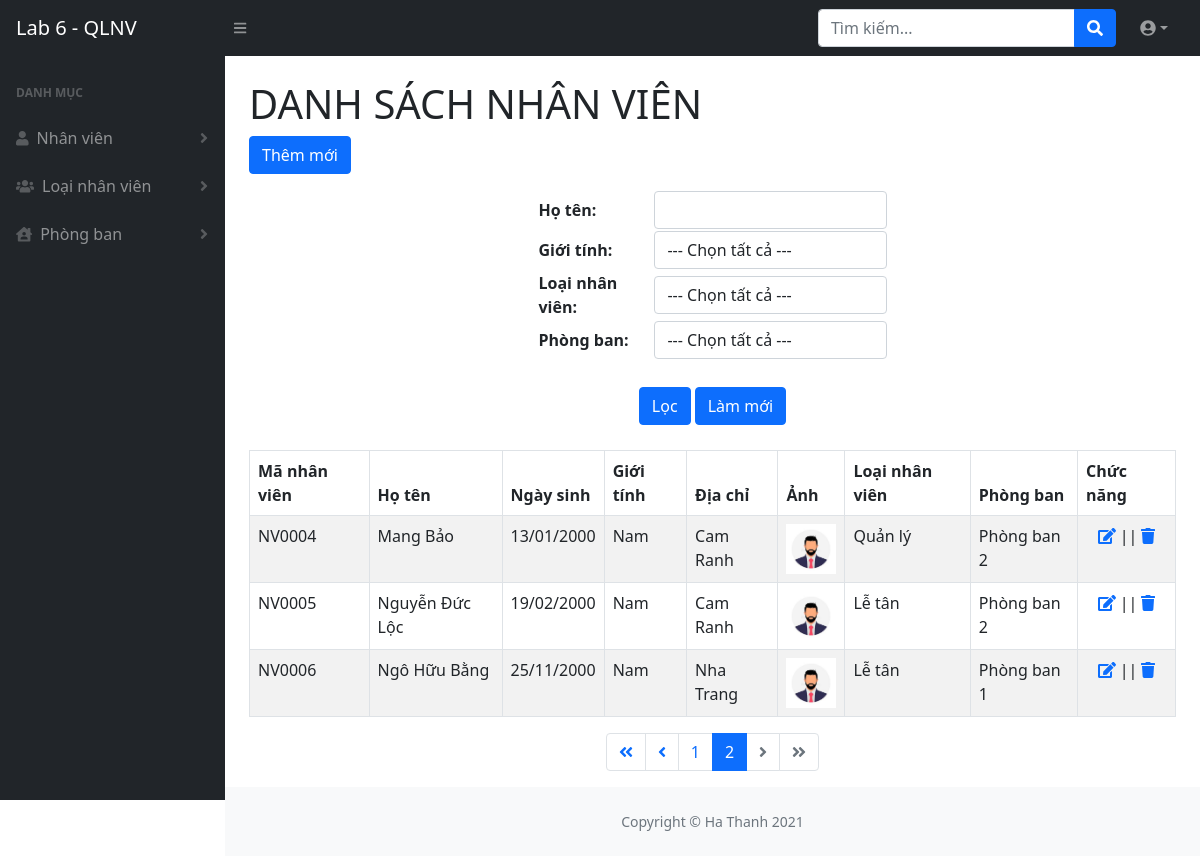
/dsNhanVien.php?page=2 (signed in), run on the app's committed database.
### tables this page shows
CREATE TABLE `nhanvien` (
  `MANV` varchar(10) NOT NULL,
  `HO` varchar(50) NOT NULL,
  `TEN` varchar(30) NOT NULL,
  `NGAYSINH` date NOT NULL,
  `GIOITINH` tinyint(4) NOT NULL,
  `DIACHI` varchar(50) NOT NULL,
  `ANH` varchar(250) NOT NULL,
  `MALOAINV` varchar(20) NOT NULL,
  `MAPHONG` varchar(20) NOT NULL
);

CREATE TABLE `loainv` (
  `MALOAINV` varchar(20) NOT NULL,
  `TENLOAINV` varchar(50) NOT NULL
);

CREATE TABLE `phongban` (
  `MAPHONG` varchar(20) NOT NULL,
  `TENPHONG` varchar(50) NOT NULL
);

### dsNhanVien.php (the view, shortened to what this page needs)
<?php
if (isset($_SESSION['user'])) {
    require("connect.php");
    $rowsPerPage = 3;
    $searchHoTen = "";
    $searchGT = "";
    $strSQL = "SELECT nv.*, lnv.TENLOAINV, pb.TENPHONG
                FROM nhanvien nv, phongban pb, loainv lnv
                WHERE 1=1 AND nv.MALOAINV = lnv.MALOAINV AND nv.MAPHONG = pb.MAPHONG";
    $result = mysqli_query($dbc, $strSQL);
    $numRows = mysqli_num_rows($result);
    $maxPage = ceil($numRows / $rowsPerPage);
    $offset = ($_GET['page'] - 1) * $rowsPerPage;
    $strSQLPaginate = $strSQL . " LIMIT $offset, $rowsPerPage";
    $result = mysqli_query($dbc, $strSQLPaginate);
} else {
    header("location: login.php");
}
?>
<!DOCTYPE html>
<html lang="en">
<head>
    <?php include "partials/head.php"; ?>
</head>
<body class="sb-nav-fixed">
    <?php include "partials/header.php" ?>
    <div id="layoutSidenav">
        <?php include "partials/menu.php" ?>
        <div id="layoutSidenav_content">
            <main>
                <div class="container-fluid px-4">
                    <h1 class="mt-4">DANH SÁCH NHÂN VIÊN</h1>
                    <button onclick="window.location.href='themNhanVien.php'" class="btn btn-primary mb-3">Thêm mới</button>
                    <form action="" method="GET">
                        <table style="margin: auto; width:350px;">
                            <tr>
                                <td><b>Họ tên: </b></td>
                                <td><input type="text" name="hoTen" class="form-control" value="<?php echo $searchHoTen; ?>"></td>
                            </tr>
                            <tr>
                                <td><b>Giới tính: </b></td>
                                <td>
                                    <select name="gioiTinh" class="form-control">
                                        <option value='' <?php if ($searchGT == '') echo 'selected'?>>--- Chọn tất cả ---</option>
                                    </select>
                                </td>
                            </tr>
                            <tr>
                                <td><b>Loại nhân viên: </b></td>
                                <td>
                                    <select name="loainv" class="form-control">
                                        <option value="">--- Chọn tất cả ---</option>
                                    </select>
                                </td>
                            </tr>
                            <tr>
                                <td><b>Phòng ban: </b></td>
                                <td>
                                    <select name="phongBan" class="form-control">
                                        <option value="">--- Chọn tất cả ---</option>
                                    </select>
                                </td>
                            </tr>
                            <tr>
                                <td colspan="2"><br></td>
                            </tr>
                            <tr>
                                <td colspan="2" align="center">
                                    <input type="submit" value="Lọc" class="btn btn-primary" name="searchBtn" />
                                    <a href="dsNhanVien.php" class="btn btn-primary">Làm mới</a>
                                </td>
                            </tr>
                        </table>
                    </form>
                    <br>
                    <table class="table table-striped table-hover table-bordered">
                        <thead>
                            <tr>
                                <th>Mã nhân viên</th>
                                <th>Họ tên</th>
                                <th>Ngày sinh</th>
                                <th>Giới tính</th>
                                <th>Địa chỉ</th>
                                <th>Ảnh</th>
                                <th>Loại nhân viên</th>
                                <th>Phòng ban</th>
                                <th>Chức năng</th>
                            </tr>
                        </thead>
                        <tbody>
                            <?php
                            if (mysqli_num_rows($result) == 0) {
                                echo "<tr>";
                                echo "<td colspan='9' style='text-align:center'>Chưa có nhân viên nào</td>";
                                echo "</tr>";
                            } else {
                                while ($row = mysqli_fetch_array($result)) {
                                    echo "<tr>";
                                    echo "<td>$row[0]</td>";
                                    echo "<td>$row[1] $row[2]</td>";
                                    $date = date_create($row[3]);
                                    $ngaySinh = date_format($date, "d/m/Y");
                                    echo "<td>$ngaySinh</td>";
                                    $gt = $row[4] == 1 ? "Nam" : "Nữ";
                                    echo "<td>$gt</td>";
                                    echo "<td>$row[5]</td>";
                                    echo "<td>
                                                <img src='images/$row[6]' height='50' width='50' alt='$row[1] $row[2]'>
                                            </td>";
                                    echo "<td>" . $row['TENLOAINV'] . "</td>";
                                    echo "<td>" . $row['TENPHONG'] . "</td>";
                                    echo "<td style='text-align: center'>
                                                <a href='suaNhanvien.php?maNV=$row[0]'><i class='fas fa-edit'></i></a> ||
                                                <a href='' data-id='$row[0]'
                                                data-bs-toggle='modal' data-bs-target='#deleteNhanVienModal'>
                                                    <i class='fas fa-trash'></i>
                                                </a>
                                            </td>";
                                    echo "</tr>";
                                }
                            }
                            ?>
                        </tbody>
                    </table>
                    <div>
                        <ul class="pagination" style="justify-content: center">
                            <?php
                            $qr = $_SERVER['QUERY_STRING'];
                            function xuLyQuery($qr, $str)
                            {
                                if ($qr == "") {
                                    return $str;
                                } else if (!is_bool(strpos($qr, 'page='))) {
                                    $start = strpos($qr, 'page');
                                    $needlToReplace = substr($qr, $start);
                                    return str_replace($needlToReplace, $str, $qr);
                                } else {
                                    return $qr . '&' . $str;
                                }
                            }
                            if ($_GET['page'] == 1) {
                                echo "<li class='page-item disabled'>
                                        <span class='page-link'><i class='fas fa-angle-double-left'></i></span>
                                        </li>";
                                echo "<li class='page-item disabled'>
                                        <span class='page-link'><i class='fas fa-angle-left'></i></span>
                                        </li>";
                            } else {
                                $prePage = $_GET['page'] - 1;
                                $first = xuLyQuery($qr, "page=1");
                                $back = xuLyQuery($qr, "page=$prePage");
                                echo "<li class='page-item'>
                                        <a class='page-link' href='?$first'><i class='fas fa-angle-double-left'></i></a>
                                        </li>";
                                echo "<li class='page-item'>
                                        <a class='page-link' href='?$back'><i class='fas fa-angle-left'></i></a>
                                        </li>";
                            }
                            for ($i = 1; $i <= $maxPage; $i++) {
                                $numPage = xuLyQuery($qr, "page=$i");
                                if ($_GET['page'] == $i) {
                                    echo "<li class='page-item active' aria-current='page'>
                                        <span class='page-link'>$i</span>
                                        </li>";
                                } else {
                                    echo "<li class='page-item' aria-current='page'>
                                        <a class='page-link' href='?$numPage'>$i</a>
                                        </li>";
                                }
                            }
                            if ($_GET['page'] == $maxPage) {
                                echo "<li class='page-item disabled'>
                                        <span class='page-link'><i class='fas fa-angle-right'></i></span>
                                        </li>";
                                echo "<li class='page-item disabled'>
                                        <span class='page-link'><i class='fas fa-angle-double-right'></i></span>
                                        </li>";
                            }
                            ?>
                        </ul>
                    </div>
                </div>
            </main>
            <footer class="py-4 bg-light mt-auto">
                <div class="container-fluid px-4">
                    <div class="d-flex align-items-center justify-content-center small">
                        <div class="text-muted">Copyright &copy; Ha Thanh 2021</div>
                    </div>
                </div>
            </footer>
        </div>
    </div>
</body>
</html>

### partials/head.php (shortened to what this page needs)
<link href="https://cdn.jsdelivr.net/npm/simple-datatables@latest/dist/style.css" rel="stylesheet" />
<link href="vendor/css/styles.css" rel="stylesheet" />

### partials/header.php (shortened to what this page needs)
<nav class="sb-topnav navbar navbar-expand navbar-dark bg-dark">
    <a class="navbar-brand ps-3" href="dsNhanVien.php">Lab 6 - QLNV</a>
    <button class="btn btn-link btn-sm order-1 order-lg-0 me-4 me-lg-0" id="sidebarToggle" href="#!"><i class="fas fa-bars"></i></button>
    <form class="d-none d-md-inline-block form-inline ms-auto me-0 me-md-3 my-2 my-md-0">
        <div class="input-group">
            <input class="form-control" type="text" placeholder="Tìm kiếm..." aria-label="Tìm kiếm..." aria-describedby="btnNavbarSearch" />
            <button class="btn btn-primary" id="btnNavbarSearch" type="button"><i class="fas fa-search"></i></button>
        </div>
    </form>
    <ul class="navbar-nav ms-auto ms-md-0 me-3 me-lg-4">
        <li class="nav-item dropdown">
            <a class="nav-link dropdown-toggle" id="navbarDropdown" href="#" role="button" data-bs-toggle="dropdown" aria-expanded="false"><i class="fas fa-user-circle"></i></a>
        </li>
    </ul>
</nav>

### partials/menu.php (shortened to what this page needs)
<div id="layoutSidenav_nav">
    <nav class="sb-sidenav accordion sb-sidenav-dark" id="sidenavAccordion">
        <div class="sb-sidenav-menu">
            <div class="nav">
                <div class="sb-sidenav-menu-heading">Danh mục</div>
                <a class="nav-link collapsed" href="#" data-bs-toggle="collapse" data-bs-target="#nhanvien" aria-expanded="false" aria-controls="collapseLayouts">
                    <div class="sb-nav-link-icon"><i class="fas fa-user"></i></div>
                    Nhân viên
                    <div class="sb-sidenav-collapse-arrow"><i class="fas fa-angle-down"></i></div>
                </a>
                <a class="nav-link collapsed" href="#" data-bs-toggle="collapse" data-bs-target="#loainhanvien" aria-expanded="false" aria-controls="collapseLayouts">
                    <div class="sb-nav-link-icon"><i class="fas fa-users"></i></div>
                    Loại nhân viên
                    <div class="sb-sidenav-collapse-arrow"><i class="fas fa-angle-down"></i></div>
                </a>
                <a class="nav-link collapsed" href="#" data-bs-toggle="collapse" data-bs-target="#phongban" aria-expanded="false" aria-controls="collapseLayouts">
                    <div class="sb-nav-link-icon"><i class="fas fa-house-user"></i></div>
                    Phòng ban
                    <div class="sb-sidenav-collapse-arrow"><i class="fas fa-angle-down"></i></div>
                </a>
            </div>
        </div>
    </nav>
</div>

### data on the page
nhanvien: MANV "NV0004", HO "Mang", TEN "Bảo", NGAYSINH "13/01/2000", GIOITINH "Nam", DIACHI "Cam Ranh", ANH (placeholder picture), MALOAINV.TENLOAINV "Quản lý", MAPHONG.TENPHONG "Phòng ban 2"
nhanvien: MANV "NV0005", HO "Nguyễn", TEN "Đức Lộc", NGAYSINH "19/02/2000", GIOITINH "Nam", DIACHI "Cam Ranh", ANH (placeholder picture), MALOAINV.TENLOAINV "Lễ tân", MAPHONG.TENPHONG "Phòng ban 2"
nhanvien: MANV "NV0006", HO "Ngô", TEN "Hữu Bằng", NGAYSINH "25/11/2000", GIOITINH "Nam", DIACHI "Nha Trang", ANH (placeholder picture), MALOAINV.TENLOAINV "Lễ tân", MAPHONG.TENPHONG "Phòng ban 1"
